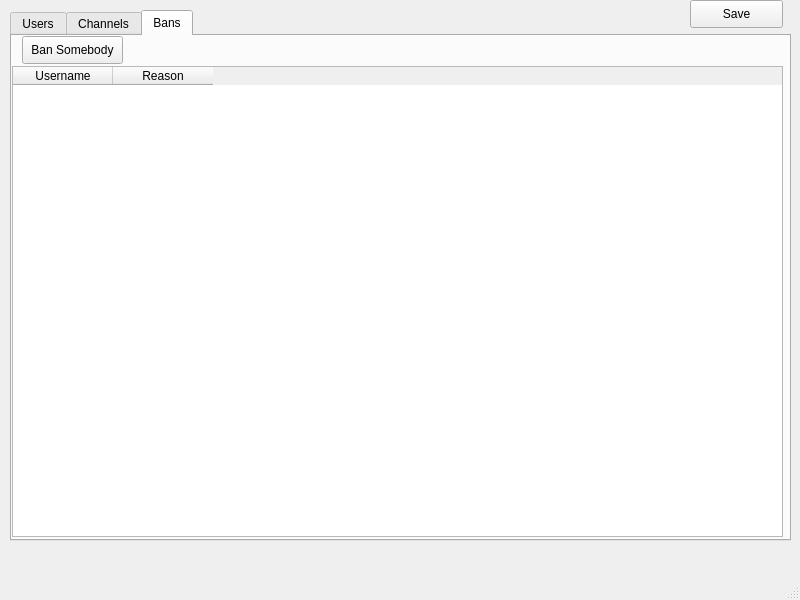
<?xml version="1.0" encoding="UTF-8"?>
<ui version="4.0">
 <class>ModifyDirDialog</class>
 <widget class="QMainWindow" name="ModifyDirDialog">
  <property name="geometry">
   <rect>
    <x>0</x>
    <y>0</y>
    <width>800</width>
    <height>600</height>
   </rect>
  </property>
  <property name="windowTitle">
   <string>RBXChat Admin Tools</string>
  </property>
  <widget class="QWidget" name="centralwidget">
   <widget class="QTabWidget" name="tabWidget">
    <property name="geometry">
     <rect>
      <x>10</x>
      <y>10</y>
      <width>781</width>
      <height>531</height>
     </rect>
    </property>
    <property name="currentIndex">
     <number>2</number>
    </property>
    <widget class="QWidget" name="tab">
     <attribute name="title">
      <string>Users</string>
     </attribute>
     <widget class="QTableWidget" name="tableWidget">
      <property name="geometry">
       <rect>
        <x>0</x>
        <y>30</y>
        <width>781</width>
        <height>481</height>
       </rect>
      </property>
      <property name="columnCount">
       <number>5</number>
      </property>
      <column>
       <property name="text">
        <string>Username</string>
       </property>
      </column>
      <column>
       <property name="text">
        <string>Password</string>
       </property>
      </column>
      <column>
       <property name="text">
        <string>ROBLOX account</string>
       </property>
      </column>
      <column>
       <property name="text">
        <string>Verification code</string>
       </property>
      </column>
      <column>
       <property name="text">
        <string>Account verified</string>
       </property>
      </column>
     </widget>
     <widget class="QPushButton" name="pushButton_2">
      <property name="geometry">
       <rect>
        <x>10</x>
        <y>0</y>
        <width>93</width>
        <height>28</height>
       </rect>
      </property>
      <property name="text">
       <string>Create</string>
      </property>
     </widget>
     <widget class="QCheckBox" name="authEncrypt">
      <property name="geometry">
       <rect>
        <x>110</x>
        <y>0</y>
        <width>271</width>
        <height>20</height>
       </rect>
      </property>
      <property name="text">
       <string>Automatically encrypt passwords with MD5</string>
      </property>
      <property name="checked">
       <bool>true</bool>
      </property>
     </widget>
     <widget class="QCheckBox" name="autoGen">
      <property name="geometry">
       <rect>
        <x>390</x>
        <y>0</y>
        <width>381</width>
        <height>20</height>
       </rect>
      </property>
      <property name="text">
       <string>Automatically generate verification code (edit to generate)</string>
      </property>
      <property name="checked">
       <bool>true</bool>
      </property>
     </widget>
    </widget>
    <widget class="QWidget" name="tab_2">
     <attribute name="title">
      <string>Channels</string>
     </attribute>
     <widget class="QTableWidget" name="tableWidget_2">
      <property name="geometry">
       <rect>
        <x>0</x>
        <y>30</y>
        <width>771</width>
        <height>471</height>
       </rect>
      </property>
      <column>
       <property name="text">
        <string>Channel Name</string>
       </property>
      </column>
      <column>
       <property name="text">
        <string>Operators</string>
       </property>
      </column>
      <column>
       <property name="text">
        <string>Whitelist</string>
       </property>
      </column>
      <column>
       <property name="text">
        <string>Blacklist</string>
       </property>
      </column>
      <column>
       <property name="text">
        <string>Muted</string>
       </property>
      </column>
     </widget>
     <widget class="QPushButton" name="pushButton_3">
      <property name="geometry">
       <rect>
        <x>0</x>
        <y>0</y>
        <width>93</width>
        <height>28</height>
       </rect>
      </property>
      <property name="text">
       <string>Create</string>
      </property>
     </widget>
    </widget>
    <widget class="QWidget" name="tab_3">
     <attribute name="title">
      <string>Bans</string>
     </attribute>
     <widget class="QTableWidget" name="tableWidget_3">
      <property name="geometry">
       <rect>
        <x>0</x>
        <y>30</y>
        <width>771</width>
        <height>471</height>
       </rect>
      </property>
      <column>
       <property name="text">
        <string>Username</string>
       </property>
      </column>
      <column>
       <property name="text">
        <string>Reason</string>
       </property>
      </column>
     </widget>
     <widget class="QPushButton" name="pushButton_4">
      <property name="geometry">
       <rect>
        <x>10</x>
        <y>0</y>
        <width>101</width>
        <height>28</height>
       </rect>
      </property>
      <property name="text">
       <string>Ban Somebody</string>
      </property>
     </widget>
    </widget>
   </widget>
   <widget class="QPushButton" name="pushButton">
    <property name="geometry">
     <rect>
      <x>690</x>
      <y>0</y>
      <width>93</width>
      <height>28</height>
     </rect>
    </property>
    <property name="text">
     <string>Save</string>
    </property>
   </widget>
  </widget>
  <widget class="QMenuBar" name="menubar">
   <property name="geometry">
    <rect>
     <x>0</x>
     <y>0</y>
     <width>800</width>
     <height>26</height>
    </rect>
   </property>
  </widget>
  <widget class="QStatusBar" name="statusbar"/>
 </widget>
 <resources/>
 <connections/>
</ui>
